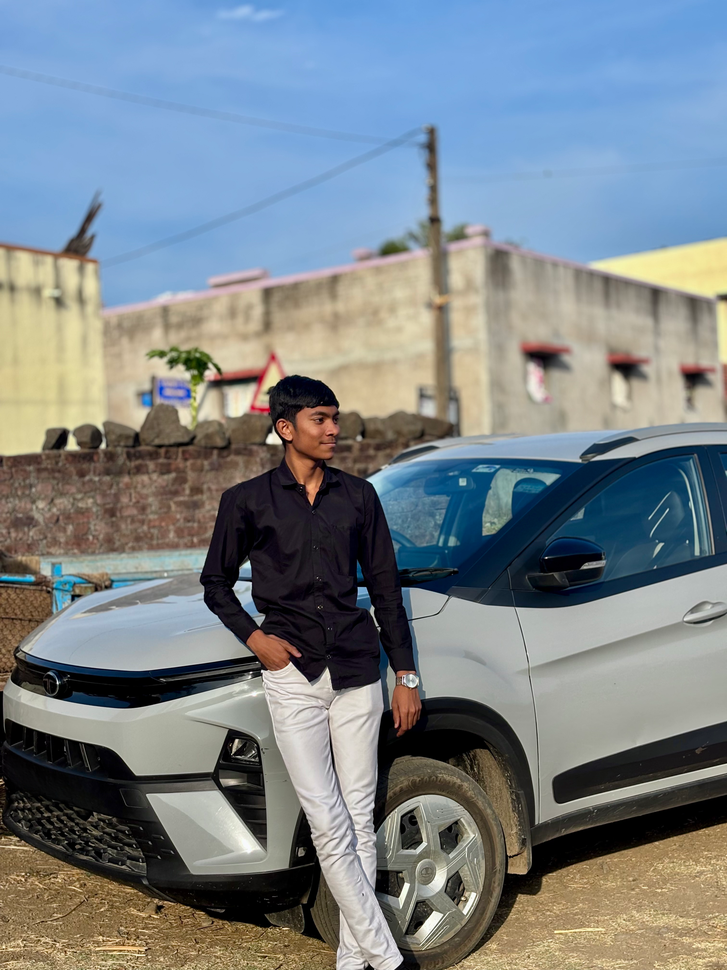
#> input picture Experiment-10/IMG_2090.PNG, 727 x 970 px, shrunk from 1536 x 2048 before the run, found by its file name
$ python code.py
#> lines starting #> are read from the running program, lines starting #| are printed output that depends on the picture
import cv2
import numpy as np
import matplotlib.pyplot as plt

# 1. Read image using image path
img = cv2.imread("D:\\DSIP\\Experiment-10\\IMG_2090.PNG", 0)
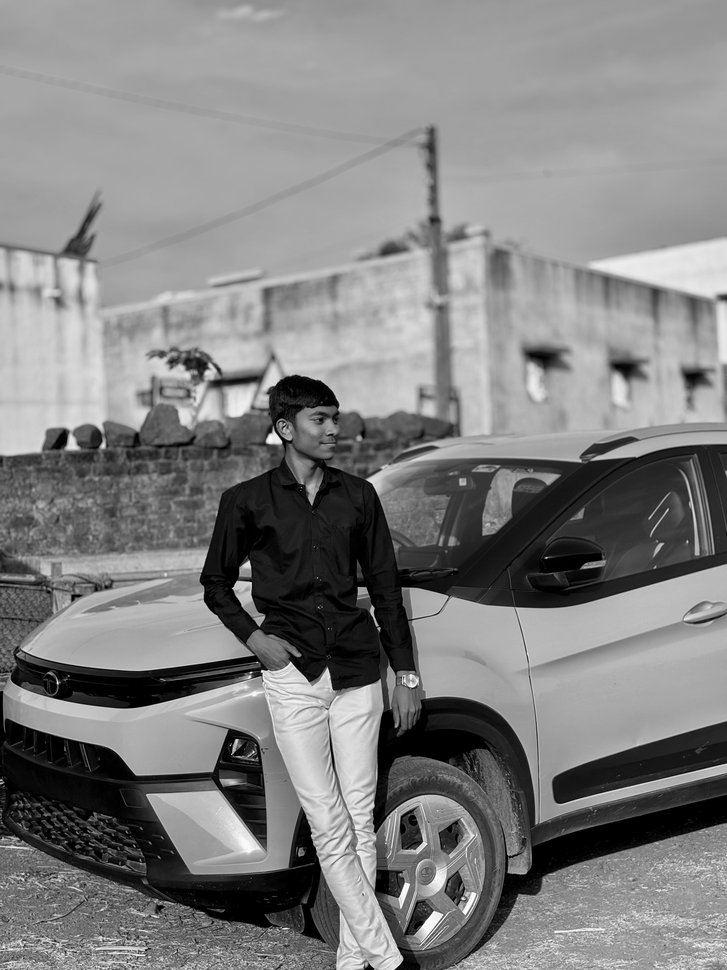
#> img: shape (970, 727); min 0, max 255, mean 128.6

# Check whether image is loaded successfully
if img is None:
    print("Error: Image not found. Please check the image path.")
else:
    # 2. Fourier Transform
    F = np.fft.fftshift(np.fft.fft2(img))
    M, N = img.shape
#> M = 970; N = 727

    # 3. Create frequency distance matrix
    u, v = np.meshgrid(
        np.arange(N) - N // 2,
        np.arange(M) - M // 2
    )
    D = np.sqrt(u**2 + v**2)

    # 4. Create Low-Pass and High-Pass Filters
    LPF = (D < 30)
    HPF = (D >= 30)

    # 5. Apply Low-Pass Filter
    F_LPF = F * LPF
    smooth = np.abs(
        np.fft.ifft2(np.fft.ifftshift(F_LPF))
    )
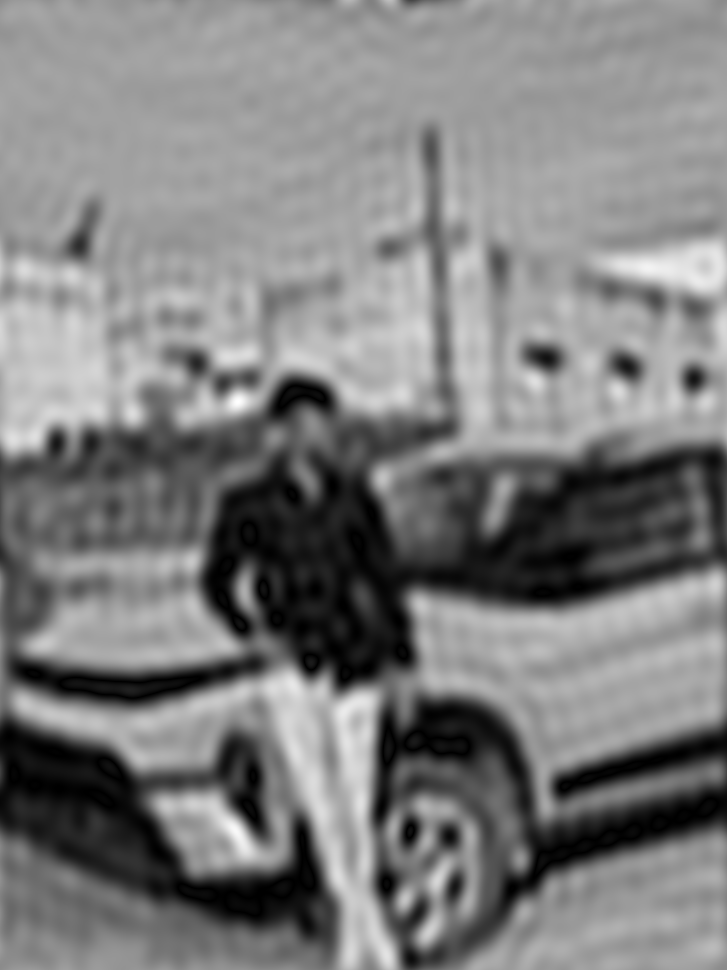
#> smooth: shape (970, 727) float64; min 0.000351, max 260.1, mean 128.8; drawn with min black and max white

    # 6. Apply High-Pass Filter
    F_HPF = F * HPF
    high_pass = np.abs(
        np.fft.ifft2(np.fft.ifftshift(F_HPF))
    )
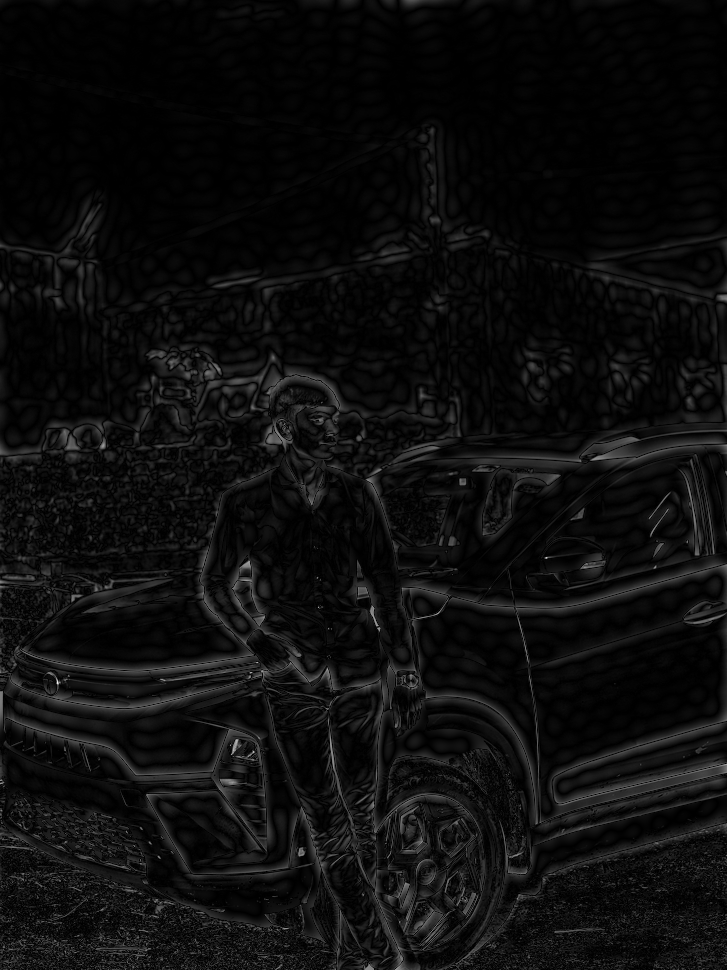
#> high_pass: shape (970, 727) float64; min 1.55e-05, max 248.6, mean 13.6

    # 7. Sharpen the original image
    sharp = np.clip(
        img.astype(float) + high_pass,
        0, 255
    ).astype(np.uint8)
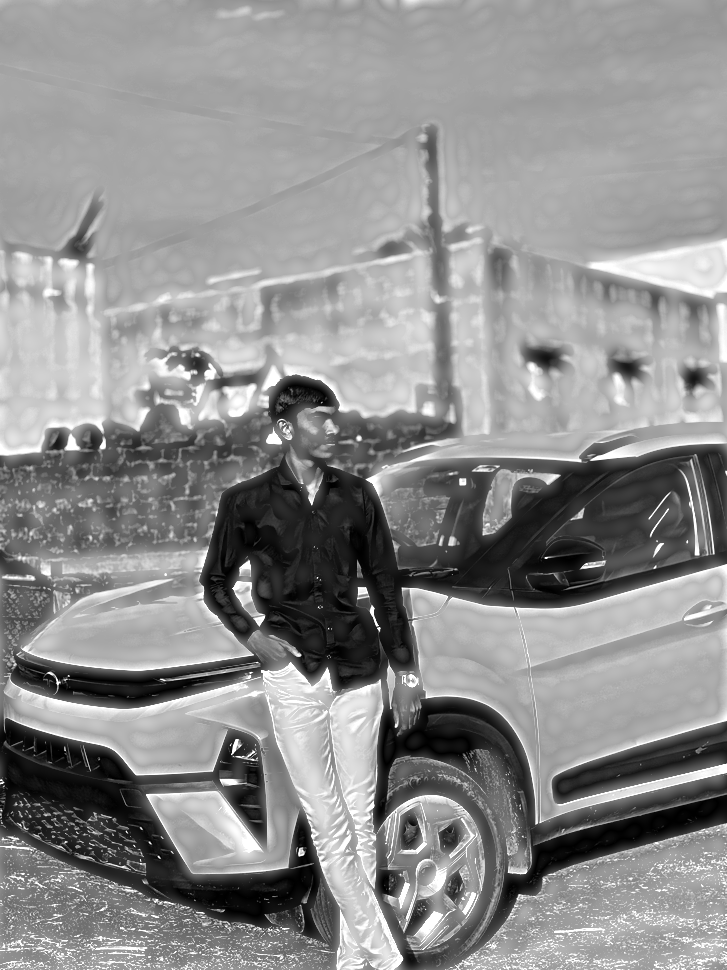
#> sharp: shape (970, 727); min 0, max 255, mean 141.4

    # 8. Display Original, Smooth and Sharpened Images
    plt.figure(figsize=(15, 5))

    plt.subplot(1, 3, 1)
    plt.imshow(img, cmap='gray')
    plt.title('Original Image')
    plt.axis('off')

    plt.subplot(1, 3, 2)
    plt.imshow(smooth, cmap='gray')
    plt.title('LPF - Smoothening')
    plt.axis('off')

    plt.subplot(1, 3, 3)
    plt.imshow(sharp, cmap='gray')
    plt.title('HPF - Sharpening')
    plt.axis('off')

    plt.tight_layout()
    plt.show()
